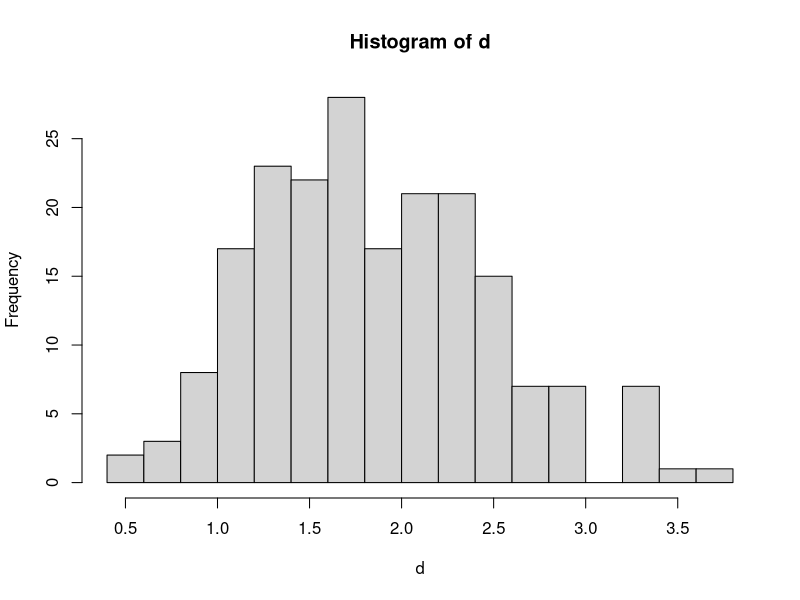

Generate this figure with R:
## ---- chunk 1
knitr::opts_chunk$set(echo=F, fig.align = "center", message=F, warning=F, fig.height = 8, cache=T, dpi = 300)
## ---- chunk 2
x <- matrix(NA, 200, 500)
mu <- seq(0.06, 3, 0.06)
d <- rep(NA, 200)
idx <- rep(NA, 200)

for(i in 1:200){
  for(j in 1:500){
    x[i,j] <- rnorm(1, mu[j], 1)
  }
  idx[i] <- which.max(x[i,])
  d[i] <- x[i, idx[i]] - mu[idx[i]]
}
hist(d, breaks = 20)
